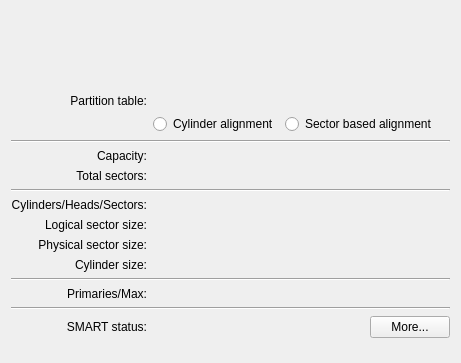
<?xml version="1.0" encoding="UTF-8"?>
<ui version="4.0">
 <class>DevicePropsWidgetBase</class>
 <widget class="QWidget" name="DevicePropsWidgetBase">
  <property name="geometry">
   <rect>
    <x>0</x>
    <y>0</y>
    <width>450</width>
    <height>361</height>
   </rect>
  </property>
  <layout class="QGridLayout" name="gridLayout">
   <item row="0" column="0" colspan="2">
    <widget class="PartTableWidget" name="m_PartTableWidget" native="true">
     <property name="sizePolicy">
      <sizepolicy hsizetype="Expanding" vsizetype="Fixed">
       <horstretch>0</horstretch>
       <verstretch>0</verstretch>
      </sizepolicy>
     </property>
     <property name="minimumSize">
      <size>
       <width>0</width>
       <height>60</height>
      </size>
     </property>
     <property name="maximumSize">
      <size>
       <width>16777215</width>
       <height>60</height>
      </size>
     </property>
     <property name="contextMenuPolicy">
      <enum>Qt::CustomContextMenu</enum>
     </property>
    </widget>
   </item>
   <item row="1" column="0" colspan="2">
    <spacer name="verticalSpacer">
     <property name="orientation">
      <enum>Qt::Vertical</enum>
     </property>
     <property name="sizeType">
      <enum>QSizePolicy::Fixed</enum>
     </property>
     <property name="sizeHint" stdset="0">
      <size>
       <width>439</width>
       <height>17</height>
      </size>
     </property>
    </spacer>
   </item>
   <item row="2" column="0">
    <widget class="QLabel" name="m_LabelTextType">
     <property name="text">
      <string>Partition table:</string>
     </property>
     <property name="alignment">
      <set>Qt::AlignRight|Qt::AlignTrailing|Qt::AlignVCenter</set>
     </property>
    </widget>
   </item>
   <item row="2" column="1">
    <widget class="QLabel" name="m_LabelType">
     <property name="text">
      <string/>
     </property>
    </widget>
   </item>
   <item row="3" column="1">
    <layout class="QHBoxLayout" name="m_TypeLayout">
     <item>
      <widget class="QRadioButton" name="m_RadioCylinderBased">
       <property name="text">
        <string>Cylinder alignment</string>
       </property>
      </widget>
     </item>
     <item>
      <widget class="QRadioButton" name="m_RadioSectorBased">
       <property name="text">
        <string>Sector based alignment</string>
       </property>
      </widget>
     </item>
     <item>
      <spacer name="m_SpacerType">
       <property name="orientation">
        <enum>Qt::Horizontal</enum>
       </property>
       <property name="sizeHint" stdset="0">
        <size>
         <width>40</width>
         <height>0</height>
        </size>
       </property>
      </spacer>
     </item>
    </layout>
   </item>
   <item row="4" column="0" colspan="2">
    <widget class="Line" name="line">
     <property name="orientation">
      <enum>Qt::Horizontal</enum>
     </property>
    </widget>
   </item>
   <item row="5" column="0">
    <widget class="QLabel" name="m_LabelTextCapacity">
     <property name="text">
      <string>Capacity:</string>
     </property>
     <property name="alignment">
      <set>Qt::AlignRight|Qt::AlignTrailing|Qt::AlignVCenter</set>
     </property>
    </widget>
   </item>
   <item row="5" column="1">
    <widget class="QLabel" name="m_LabelCapacity">
     <property name="text">
      <string/>
     </property>
    </widget>
   </item>
   <item row="6" column="0">
    <widget class="QLabel" name="m_LabelTextTotalSectors">
     <property name="text">
      <string>Total sectors:</string>
     </property>
     <property name="alignment">
      <set>Qt::AlignRight|Qt::AlignTrailing|Qt::AlignVCenter</set>
     </property>
    </widget>
   </item>
   <item row="6" column="1">
    <widget class="QLabel" name="m_LabelTotalSectors">
     <property name="text">
      <string/>
     </property>
    </widget>
   </item>
   <item row="7" column="0" colspan="2">
    <widget class="Line" name="line_2">
     <property name="orientation">
      <enum>Qt::Horizontal</enum>
     </property>
    </widget>
   </item>
   <item row="8" column="0">
    <widget class="QLabel" name="m_LabelTextCHS">
     <property name="sizePolicy">
      <sizepolicy hsizetype="Preferred" vsizetype="Preferred">
       <horstretch>2</horstretch>
       <verstretch>0</verstretch>
      </sizepolicy>
     </property>
     <property name="text">
      <string>Cylinders/Heads/Sectors:</string>
     </property>
     <property name="alignment">
      <set>Qt::AlignRight|Qt::AlignTrailing|Qt::AlignVCenter</set>
     </property>
    </widget>
   </item>
   <item row="8" column="1">
    <widget class="QLabel" name="m_LabelCHS">
     <property name="sizePolicy">
      <sizepolicy hsizetype="Preferred" vsizetype="Preferred">
       <horstretch>5</horstretch>
       <verstretch>0</verstretch>
      </sizepolicy>
     </property>
     <property name="text">
      <string/>
     </property>
    </widget>
   </item>
   <item row="9" column="0">
    <widget class="QLabel" name="m_LabelTextLogicalSectorSize">
     <property name="text">
      <string>Logical sector size:</string>
     </property>
     <property name="alignment">
      <set>Qt::AlignRight|Qt::AlignTrailing|Qt::AlignVCenter</set>
     </property>
    </widget>
   </item>
   <item row="9" column="1">
    <widget class="QLabel" name="m_LabelLogicalSectorSize">
     <property name="text">
      <string/>
     </property>
    </widget>
   </item>
   <item row="10" column="0">
    <widget class="QLabel" name="m_LabelTextPhysicalSectorSize">
     <property name="text">
      <string>Physical sector size:</string>
     </property>
     <property name="alignment">
      <set>Qt::AlignRight|Qt::AlignTrailing|Qt::AlignVCenter</set>
     </property>
    </widget>
   </item>
   <item row="10" column="1">
    <widget class="QLabel" name="m_LabelPhysicalSectorSize">
     <property name="text">
      <string/>
     </property>
    </widget>
   </item>
   <item row="11" column="0">
    <widget class="QLabel" name="m_LabelTextCylinderSize">
     <property name="text">
      <string>Cylinder size:</string>
     </property>
     <property name="alignment">
      <set>Qt::AlignRight|Qt::AlignTrailing|Qt::AlignVCenter</set>
     </property>
    </widget>
   </item>
   <item row="11" column="1">
    <widget class="QLabel" name="m_LabelCylinderSize">
     <property name="text">
      <string/>
     </property>
    </widget>
   </item>
   <item row="12" column="0" colspan="2">
    <widget class="Line" name="line_3">
     <property name="orientation">
      <enum>Qt::Horizontal</enum>
     </property>
    </widget>
   </item>
   <item row="13" column="0">
    <widget class="QLabel" name="m_LabelTextPrimariesMax">
     <property name="text">
      <string>Primaries/Max:</string>
     </property>
     <property name="alignment">
      <set>Qt::AlignRight|Qt::AlignTrailing|Qt::AlignVCenter</set>
     </property>
    </widget>
   </item>
   <item row="13" column="1">
    <widget class="QLabel" name="m_LabelPrimariesMax">
     <property name="text">
      <string/>
     </property>
    </widget>
   </item>
   <item row="14" column="0" colspan="2">
    <widget class="Line" name="line_4">
     <property name="orientation">
      <enum>Qt::Horizontal</enum>
     </property>
    </widget>
   </item>
   <item row="15" column="0">
    <widget class="QLabel" name="m_LabelTextSmartStatus">
     <property name="text">
      <string>SMART status:</string>
     </property>
     <property name="alignment">
      <set>Qt::AlignRight|Qt::AlignTrailing|Qt::AlignVCenter</set>
     </property>
    </widget>
   </item>
   <item row="15" column="1">
    <layout class="QHBoxLayout" name="horizontalLayout">
     <item>
      <widget class="QLabel" name="m_LabelSmartStatusIcon">
       <property name="maximumSize">
        <size>
         <width>16</width>
         <height>16777215</height>
        </size>
       </property>
       <property name="text">
        <string/>
       </property>
      </widget>
     </item>
     <item>
      <widget class="QLabel" name="m_LabelSmartStatusText">
       <property name="sizePolicy">
        <sizepolicy hsizetype="Preferred" vsizetype="Preferred">
         <horstretch>2</horstretch>
         <verstretch>0</verstretch>
        </sizepolicy>
       </property>
       <property name="text">
        <string/>
       </property>
      </widget>
     </item>
     <item>
      <widget class="KPushButton" name="m_ButtonSmartMore">
       <property name="text">
        <string>More...</string>
       </property>
      </widget>
     </item>
    </layout>
   </item>
   <item row="16" column="0" colspan="2">
    <spacer name="verticalSpacer_2">
     <property name="orientation">
      <enum>Qt::Vertical</enum>
     </property>
     <property name="sizeType">
      <enum>QSizePolicy::Fixed</enum>
     </property>
     <property name="sizeHint" stdset="0">
      <size>
       <width>439</width>
       <height>14</height>
      </size>
     </property>
    </spacer>
   </item>
  </layout>
 </widget>
 <customwidgets>
  <customwidget>
   <class>KPushButton</class>
   <extends>QPushButton</extends>
   <header>kpushbutton.h</header>
  </customwidget>
  <customwidget>
   <class>PartTableWidget</class>
   <extends>QWidget</extends>
   <header>gui/parttablewidget.h</header>
   <container>1</container>
  </customwidget>
 </customwidgets>
 <connections/>
</ui>
